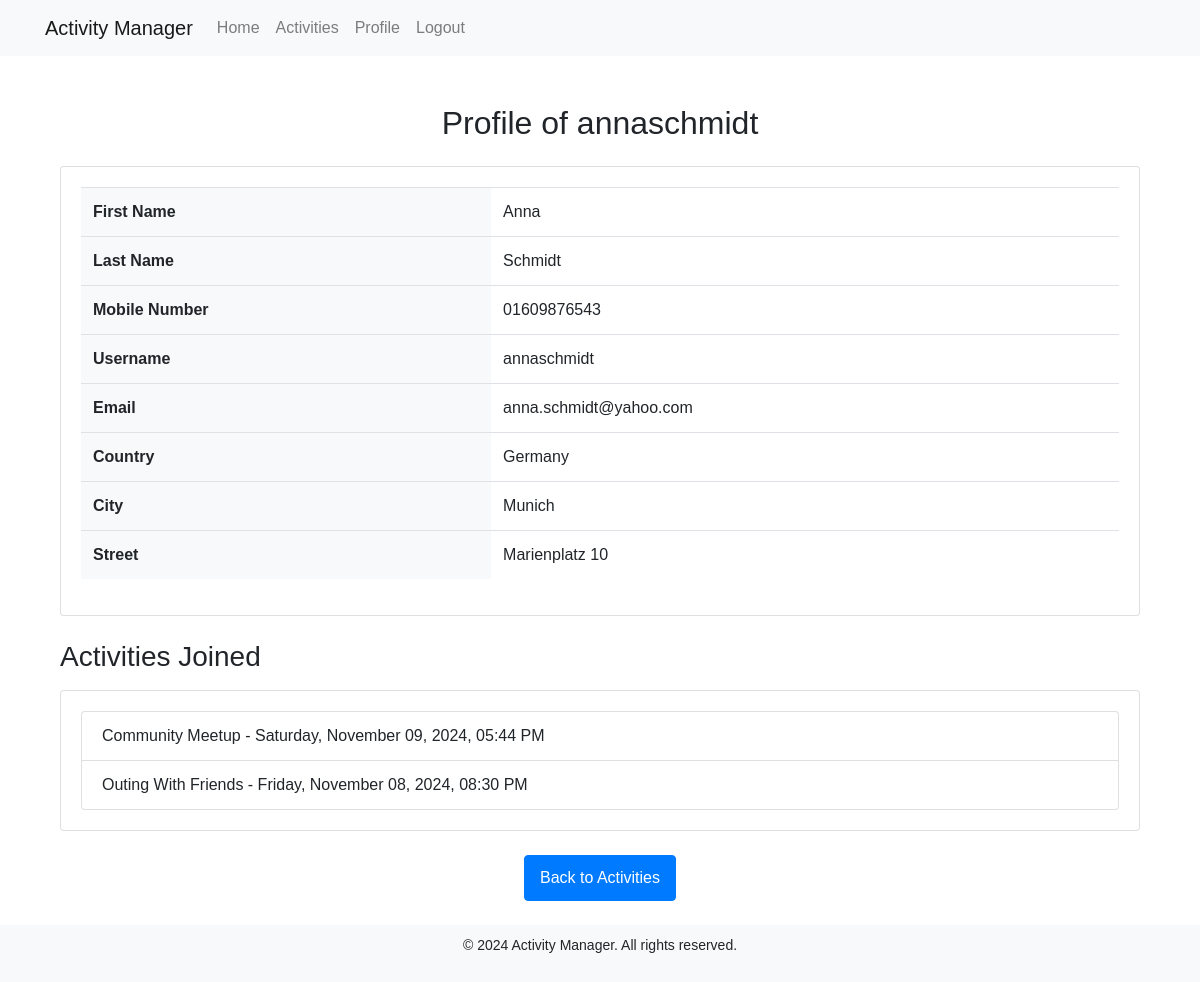
Screenshot of /user/2 (signed in) with the database file from the repository.
### app/models.py (models this page shows)
class User(UserMixin, db.Model):
    id = db.Column(db.Integer, primary_key=True)
    firstname = db.Column(db.String(150), nullable=False)
    lastname = db.Column(db.String(150), nullable=False)
    mobilenumber = db.Column(db.String(20), nullable=False)  # Changed to String for country code support
    username = db.Column(db.String(150), unique=True, nullable=False)
    email = db.Column(db.String(150), unique=True, nullable=False)
    password = db.Column(db.String(150), nullable=False)
    country = db.Column(db.String(100), nullable=False)
    city = db.Column(db.String(100), nullable=False)
    street = db.Column(db.String(200), nullable=False)
    activities = db.relationship('Activity', backref='organizer', lazy=True)
    joined_activities = db.relationship('Participation', backref='participant', lazy=True)

class Participation(db.Model):
    id = db.Column(db.Integer, primary_key=True)
    user_id = db.Column(db.Integer, db.ForeignKey('user.id'), nullable=False)
    activity_id = db.Column(db.Integer, db.ForeignKey('activity.id'), nullable=False)
    __table_args__ = (db.UniqueConstraint('user_id', 'activity_id', name='unique_participation'),)

class Activity(db.Model):
    id = db.Column(db.Integer, primary_key=True)
    activity_name = db.Column(db.String(150), nullable=False)
    description = db.Column(db.String(300))
    date_time = db.Column(db.DateTime, nullable=False)  # Updated column
    organizer_id = db.Column(db.Integer, db.ForeignKey('user.id'), nullable=False)
    participants = db.relationship('Participation', backref='activity', lazy=True)

### app/routes.py (the view)
@main.route('/user/<int:user_id>')
@login_required
def view_user_profile(user_id):
    user = User.query.get_or_404(user_id)
    activities_joined = Participation.query.filter_by(user_id=user.id).all()
    return render_template('participant_profile.html', user=user, activities_joined=activities_joined)

### app/__init__.py (called while the page is built)
def create_app():
    app = Flask(__name__)
    app.config['SECRET_KEY'] = 'your_secret_key'
    app.config['SQLALCHEMY_DATABASE_URI'] = 'sqlite:///activity_manager.db'
    db.init_app(app)
    login_manager.init_app(app)
    login_manager.login_view = 'main.login'
    @login_manager.user_loader
    def load_user(user_id):
        return User.query.get(int(user_id))
    from .routes import main as main_blueprint
    app.register_blueprint(main_blueprint)
    with app.app_context():
        db.create_all()
    return app

### app/templates/participant_profile.html (shortened to what this page needs)
{% extends 'base.html' %}
{% block content %}
<div class="container mt-5">
    <h2 class="text-center">Profile of {{ user.username }}</h2>
    <div class="card mt-4">
        <div class="card-body">
            <table class="table">
                <tbody>
                    <tr>
                        <th scope="row">First Name</th>
                        <td>{{ user.firstname }}</td>
                    </tr>
                    <tr>
                        <th scope="row">Last Name</th>
                        <td>{{ user.lastname }}</td>
                    </tr>
                    <tr>
                        <th scope="row">Mobile Number</th>
                        <td>{{ user.mobilenumber }}</td>
                    </tr>
                    <tr>
                        <th scope="row">Username</th>
                        <td>{{ user.username }}</td>
                    </tr>
                    <tr>
                        <th scope="row">Email</th>
                        <td>{{ user.email }}</td>
                    </tr>
                    <tr>
                        <th scope="row">Country</th>
                        <td>{{ user.country }}</td>
                    </tr>
                    <tr>
                        <th scope="row">City</th>
                        <td>{{ user.city }}</td>
                    </tr>
                    <tr>
                        <th scope="row">Street</th>
                        <td>{{ user.street }}</td>
                    </tr>
                </tbody>
            </table>
        </div>
    </div>
    <h3 class="mt-4">Activities Joined</h3>
    <div class="card mt-3">
        <div class="card-body">
            {% if activities_joined %}
            <ul class="list-group">
                {% for participation in activities_joined %}
                <li class="list-group-item">
                    {{ participation.activity.activity_name }} - {{ participation.activity.date_time.strftime('%A, %B %d, %Y, %I:%M %p') }}
                </li>
                {% endfor %}
            </ul>
            {% else %}
                <p>No activities joined yet.</p>
            {% endif %}
        </div>
    </div>
    <div class="text-center mt-4">
        <a href="{{ url_for('main.activities') }}" class="btn btn-primary">Back to Activities</a>
    </div>
</div>
{% endblock %}

### app/static/style.css (style rules this page uses)
body { font-family: Arial, sans-serif; }
.table { width: 100%; margin-bottom: 1rem; color: #212529; }
.table th, .table td { padding: 0.75rem; vertical-align: top; border-top: 1px solid #dee2e6; }
.table th { background-color: #f8f9fa; font-weight: bold; }
button[type="submit"], .btn { padding: 10px 15px; border-radius: 0.25rem; }
h2 { font-size: 2rem; margin-bottom: 1rem; }
.mt-5 { margin-top: 3rem !important; }
.text-center { text-align: center !important; }

### rows the page displays
User: username "annaschmidt", firstname "Anna", lastname "Schmidt", mobilenumber "01609876543", email "anna.schmidt@yahoo.com", country "Germany", city "Munich", street "Marienplatz 10"
Participation: activity.activity_name "Community Meetup", activity.date_time "Saturday, November 09, 2024, 05:44 PM"
Participation: activity.activity_name "Outing With Friends", activity.date_time "Friday, November 08, 2024, 08:30 PM"
